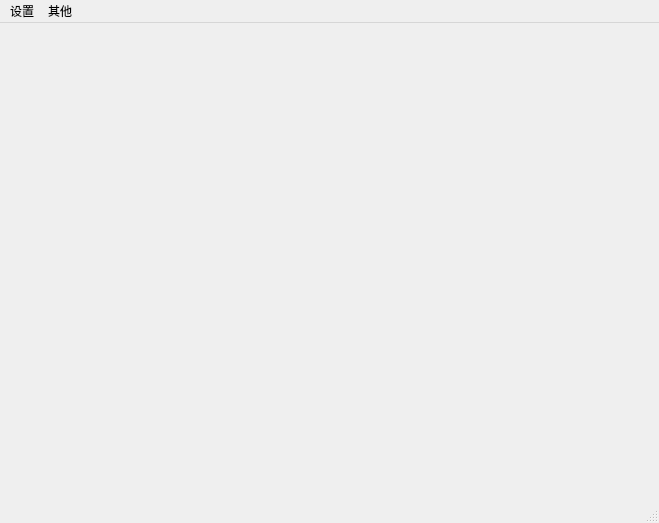
<?xml version="1.0" encoding="UTF-8"?>
<ui version="4.0">
 <class>MainWindow</class>
 <widget class="QMainWindow" name="MainWindow">
  <property name="geometry">
   <rect>
    <x>0</x>
    <y>0</y>
    <width>659</width>
    <height>523</height>
   </rect>
  </property>
  <property name="windowTitle">
   <string>MainWindow</string>
  </property>
  <widget class="QWidget" name="centralwidget">
   <layout class="QVBoxLayout" name="verticalLayout_3">
    <property name="spacing">
     <number>0</number>
    </property>
    <property name="leftMargin">
     <number>0</number>
    </property>
    <property name="topMargin">
     <number>0</number>
    </property>
    <property name="rightMargin">
     <number>0</number>
    </property>
    <property name="bottomMargin">
     <number>0</number>
    </property>
    <item>
     <widget class="QStackedWidget" name="stackedWidget">
      <property name="currentIndex">
       <number>0</number>
      </property>
      <widget class="QWidget" name="page"/>
      <widget class="QWidget" name="page_2">
       <layout class="QHBoxLayout" name="horizontalLayout_2">
        <property name="leftMargin">
         <number>10</number>
        </property>
        <item>
         <widget class="QWidget" name="widget_2" native="true">
          <layout class="QVBoxLayout" name="verticalLayout" stretch="100">
           <property name="spacing">
            <number>6</number>
           </property>
           <property name="leftMargin">
            <number>0</number>
           </property>
           <property name="topMargin">
            <number>0</number>
           </property>
           <property name="rightMargin">
            <number>0</number>
           </property>
           <property name="bottomMargin">
            <number>0</number>
           </property>
           <item>
            <widget class="QSplitter" name="splitter">
             <property name="sizePolicy">
              <sizepolicy hsizetype="Preferred" vsizetype="Expanding">
               <horstretch>7</horstretch>
               <verstretch>9</verstretch>
              </sizepolicy>
             </property>
             <property name="orientation">
              <enum>Qt::Vertical</enum>
             </property>
             <property name="opaqueResize">
              <bool>true</bool>
             </property>
             <property name="handleWidth">
              <number>6</number>
             </property>
             <property name="childrenCollapsible">
              <bool>true</bool>
             </property>
            </widget>
           </item>
          </layout>
         </widget>
        </item>
       </layout>
      </widget>
     </widget>
    </item>
   </layout>
  </widget>
  <widget class="QMenuBar" name="menubar">
   <property name="geometry">
    <rect>
     <x>0</x>
     <y>0</y>
     <width>659</width>
     <height>26</height>
    </rect>
   </property>
   <widget class="QMenu" name="menu">
    <property name="title">
     <string>设置</string>
    </property>
    <addaction name="action_config"/>
    <addaction name="action_advanced"/>
   </widget>
   <widget class="QMenu" name="menu_2">
    <property name="title">
     <string>其他</string>
    </property>
    <addaction name="action_ana"/>
    <addaction name="action_main"/>
   </widget>
   <addaction name="menu"/>
   <addaction name="menu_2"/>
  </widget>
  <widget class="QStatusBar" name="statusbar"/>
  <action name="action_config">
   <property name="text">
    <string>配置</string>
   </property>
  </action>
  <action name="action_advanced">
   <property name="text">
    <string>高级</string>
   </property>
  </action>
  <action name="action_ana">
   <property name="text">
    <string>分析</string>
   </property>
  </action>
  <action name="action_main">
   <property name="text">
    <string>主界面</string>
   </property>
  </action>
 </widget>
 <resources/>
 <connections>
  <connection>
   <sender>menubar</sender>
   <signal>triggered(QAction*)</signal>
   <receiver>MainWindow</receiver>
   <slot>picSlot()</slot>
   <hints>
    <hint type="sourcelabel">
     <x>28</x>
     <y>12</y>
    </hint>
    <hint type="destinationlabel">
     <x>0</x>
     <y>48</y>
    </hint>
   </hints>
  </connection>
 </connections>
 <slots>
  <slot>picSlot()</slot>
  <slot>editSlot()</slot>
  <slot>ocrSlot()</slot>
  <slot>outSlot()</slot>
  <slot>menuSlot()</slot>
  <slot>anaSlot()</slot>
 </slots>
</ui>
